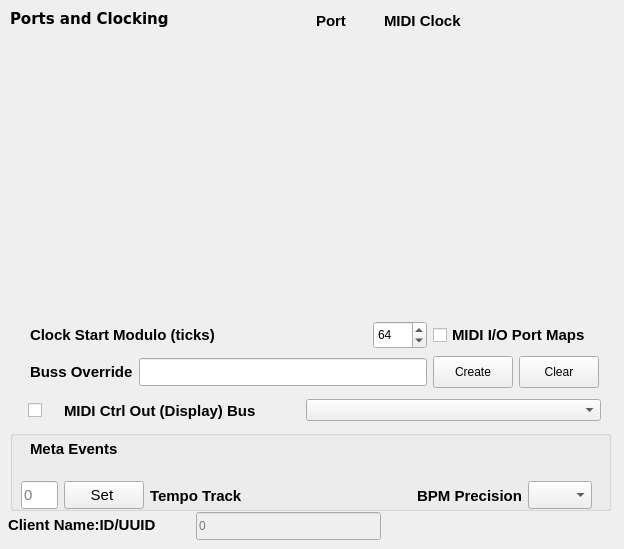
     <widget class="QWidget" name="tabMidiClock">
      <property name="toolTip">
       <string>A list of MIDI output ports and clock settings.</string>
      </property>
      <attribute name="title">
       <string>MIDI &amp;Clock</string>
      </attribute>
      <widget class="QGroupBox" name="groupBoxMetaEvents">
       <property name="geometry">
        <rect>
         <x>10</x>
         <y>430</y>
         <width>601</width>
         <height>81</height>
        </rect>
       </property>
       <property name="font">
        <font>
         <pointsize>11</pointsize>
         <bold>false</bold>
        </font>
       </property>
       <property name="title">
        <string/>
       </property>
       <property name="flat">
        <bool>true</bool>
       </property>
       <widget class="QLabel" name="label_meta_events">
        <property name="geometry">
         <rect>
          <x>20</x>
          <y>10</y>
          <width>141</width>
          <height>17</height>
         </rect>
        </property>
        <property name="font">
         <font>
          <pointsize>11</pointsize>
          <bold>true</bold>
         </font>
        </property>
        <property name="text">
         <string>Meta Events</string>
        </property>
       </widget>
       <widget class="QWidget" name="layoutWidget">
        <property name="geometry">
         <rect>
          <x>11</x>
          <y>50</y>
          <width>571</width>
          <height>31</height>
         </rect>
        </property>
        <layout class="QHBoxLayout" name="horizontalLayout_6" stretch="4,8,20,20,8">
         <item>
          <widget class="QLineEdit" name="lineEditTempoTrack">
           <property name="enabled">
            <bool>true</bool>
           </property>
           <property name="minimumSize">
            <size>
             <width>0</width>
             <height>28</height>
            </size>
           </property>
           <property name="toolTip">
            <string>Change track to hold tempo.</string>
           </property>
           <property name="maxLength">
            <number>4</number>
           </property>
           <property name="frame">
            <bool>true</bool>
           </property>
           <property name="readOnly">
            <bool>false</bool>
           </property>
           <property name="placeholderText">
            <string>0</string>
           </property>
          </widget>
         </item>
         <item>
          <widget class="QPushButton" name="pushButtonTempoTrack">
           <property name="minimumSize">
            <size>
             <width>0</width>
             <height>28</height>
            </size>
           </property>
           <property name="maximumSize">
            <size>
             <width>140</width>
             <height>16777215</height>
            </size>
           </property>
           <property name="toolTip">
            <string>Saves the tempo track number to the MIDI file.</string>
           </property>
           <property name="text">
            <string>Set </string>
           </property>
          </widget>
         </item>
         <item>
          <widget class="QLabel" name="textLabelTempoTrack">
           <property name="font">
            <font>
             <pointsize>11</pointsize>
             <bold>true</bold>
            </font>
           </property>
           <property name="toolTip">
            <string/>
           </property>
           <property name="text">
            <string>Tempo Track</string>
           </property>
          </widget>
         </item>
         <item>
          <widget class="QLabel" name="label_clock_precision">
           <property name="font">
            <font>
             <pointsize>11</pointsize>
             <bold>true</bold>
            </font>
           </property>
           <property name="text">
            <string>BPM Precision</string>
           </property>
           <property name="alignment">
            <set>Qt::AlignmentFlag::AlignRight|Qt::AlignmentFlag::AlignTrailing|Qt::AlignmentFlag::AlignVCenter</set>
           </property>
          </widget>
         </item>
         <item>
          <widget class="QComboBox" name="comboBoxBpmPrecision">
           <property name="minimumSize">
            <size>
             <width>0</width>
             <height>28</height>
            </size>
           </property>
           <property name="maximumSize">
            <size>
             <width>64</width>
             <height>16777215</height>
            </size>
           </property>
          </widget>
         </item>
        </layout>
       </widget>
      </widget>
      <widget class="QLabel" name="label">
       <property name="geometry">
        <rect>
         <x>8</x>
         <y>516</y>
         <width>181</width>
         <height>17</height>
        </rect>
       </property>
       <property name="font">
        <font>
         <pointsize>11</pointsize>
         <bold>true</bold>
        </font>
       </property>
       <property name="text">
        <string>Client Name:ID/UUID</string>
       </property>
      </widget>
      <widget class="QLineEdit" name="lineEditClientId">
       <property name="enabled">
        <bool>false</bool>
       </property>
       <property name="geometry">
        <rect>
         <x>196</x>
         <y>512</y>
         <width>185</width>
         <height>28</height>
        </rect>
       </property>
       <property name="toolTip">
        <string>Holds the MIDI client ID, as applicable.</string>
       </property>
       <property name="readOnly">
        <bool>true</bool>
       </property>
       <property name="placeholderText">
        <string>0</string>
       </property>
      </widget>
      <widget class="QLabel" name="portsClocksLabel">
       <property name="geometry">
        <rect>
         <x>10</x>
         <y>10</y>
         <width>240</width>
         <height>17</height>
        </rect>
       </property>
       <property name="minimumSize">
        <size>
         <width>240</width>
         <height>0</height>
        </size>
       </property>
       <property name="font">
        <font>
         <family>DejaVu Sans</family>
         <pointsize>11</pointsize>
         <bold>true</bold>
        </font>
       </property>
       <property name="text">
        <string>Ports and Clocking</string>
       </property>
      </widget>
      <widget class="QScrollArea" name="clocksScrollArea">
       <property name="geometry">
        <rect>
         <x>10</x>
         <y>40</y>
         <width>605</width>
         <height>273</height>
        </rect>
       </property>
       <property name="frameShape">
        <enum>QFrame::Shape::NoFrame</enum>
       </property>
       <property name="lineWidth">
        <number>2</number>
       </property>
       <property name="midLineWidth">
        <number>1</number>
       </property>
       <property name="horizontalScrollBarPolicy">
        <enum>Qt::ScrollBarPolicy::ScrollBarAsNeeded</enum>
       </property>
       <property name="widgetResizable">
        <bool>true</bool>
       </property>
       <widget class="QWidget" name="scrollAreaWidgetContents">
        <property name="geometry">
         <rect>
          <x>0</x>
          <y>0</y>
          <width>605</width>
          <height>273</height>
         </rect>
        </property>
       </widget>
      </widget>
      <widget class="QLabel" name="label_2">
       <property name="geometry">
        <rect>
         <x>384</x>
         <y>12</y>
         <width>121</width>
         <height>17</height>
        </rect>
       </property>
       <property name="font">
        <font>
         <pointsize>11</pointsize>
         <bold>true</bold>
        </font>
       </property>
       <property name="text">
        <string>MIDI Clock</string>
       </property>
      </widget>
      <widget class="QLabel" name="label_3">
       <property name="geometry">
        <rect>
         <x>316</x>
         <y>12</y>
         <width>54</width>
         <height>17</height>
        </rect>
       </property>
       <property name="font">
        <font>
         <pointsize>11</pointsize>
         <bold>true</bold>
        </font>
       </property>
       <property name="text">
        <string>Port</string>
       </property>
      </widget>
      <widget class="QWidget" name="horizontalLayoutWidget_2">
       <property name="geometry">
        <rect>
         <x>28</x>
         <y>388</y>
         <width>573</width>
         <height>45</height>
        </rect>
       </property>
       <layout class="QHBoxLayout" name="hLayoutMidiOutBuss" stretch="1,8,10">
        <item>
         <widget class="QCheckBox" name="checkBoxMidiOutBuss">
          <property name="text">
           <string/>
          </property>
         </widget>
        </item>
        <item>
         <widget class="QLabel" name="labelMidiOutBuss">
          <property name="font">
           <font>
            <pointsize>11</pointsize>
            <bold>true</bold>
           </font>
          </property>
          <property name="text">
           <string>MIDI Ctrl Out (Display) Bus</string>
          </property>
         </widget>
        </item>
        <item>
         <widget class="QComboBox" name="comboBoxMidiOutBuss"/>
        </item>
       </layout>
      </widget>
      <widget class="QWidget" name="layoutWidgetCtrlOut">
       <property name="geometry">
        <rect>
         <x>30</x>
         <y>320</y>
         <width>569</width>
         <height>70</height>
        </rect>
       </property>
       <layout class="QGridLayout" name="gridLayout_7">
        <item row="0" column="0" colspan="2">
         <layout class="QHBoxLayout" name="horizLayoutClockStartModulo" stretch="8,1">
          <item>
           <widget class="QLabel" name="labelClockStartModulo">
            <property name="font">
             <font>
              <pointsize>11</pointsize>
              <bold>true</bold>
             </font>
            </property>
            <property name="toolTip">
             <string>Sets the position after which MIDI clocking begins.</string>
            </property>
            <property name="text">
             <string>Clock Start Modulo (ticks)</string>
            </property>
           </widget>
          </item>
          <item>
           <widget class="QSpinBox" name="spinBoxClockStartModulo">
            <property name="minimumSize">
             <size>
              <width>0</width>
              <height>28</height>
             </size>
            </property>
            <property name="minimum">
             <number>1</number>
            </property>
            <property name="maximum">
             <number>1024</number>
            </property>
            <property name="value">
             <number>64</number>
            </property>
           </widget>
          </item>
         </layout>
        </item>
        <item row="0" column="2" colspan="2">
         <widget class="QCheckBox" name="ioPortsMappedCheck">
          <property name="enabled">
           <bool>true</bool>
          </property>
          <property name="font">
           <font>
            <pointsize>11</pointsize>
            <bold>true</bold>
           </font>
          </property>
          <property name="toolTip">
           <string>If checked, the output port map was active.</string>
          </property>
          <property name="text">
           <string>MIDI I/O Port Maps</string>
          </property>
         </widget>
        </item>
        <item row="1" column="0">
         <widget class="QLabel" name="label_20">
          <property name="font">
           <font>
            <pointsize>11</pointsize>
            <bold>true</bold>
           </font>
          </property>
          <property name="text">
           <string>Buss Override</string>
          </property>
         </widget>
        </item>
        <item row="1" column="1">
         <widget class="QLineEdit" name="lineEditBussOverride">
          <property name="minimumSize">
           <size>
            <width>0</width>
            <height>28</height>
           </size>
          </property>
         </widget>
        </item>
        <item row="1" column="2">
         <widget class="QPushButton" name="pushButtonStoreMap">
          <property name="minimumSize">
           <size>
            <width>80</width>
            <height>32</height>
           </size>
          </property>
          <property name="toolTip">
           <string>Saves maps of I/O port numbers and names to the 'rc' file.
Each port number can be found by name-lookup.</string>
          </property>
          <property name="text">
           <string>Create</string>
          </property>
         </widget>
        </item>
        <item row="1" column="3">
         <widget class="QPushButton" name="pushButtonRemoveMap">
          <property name="minimumSize">
           <size>
            <width>0</width>
            <height>32</height>
           </size>
          </property>
          <property name="text">
           <string>Clear</string>
          </property>
         </widget>
        </item>
       </layout>
      </widget>
     </widget>
